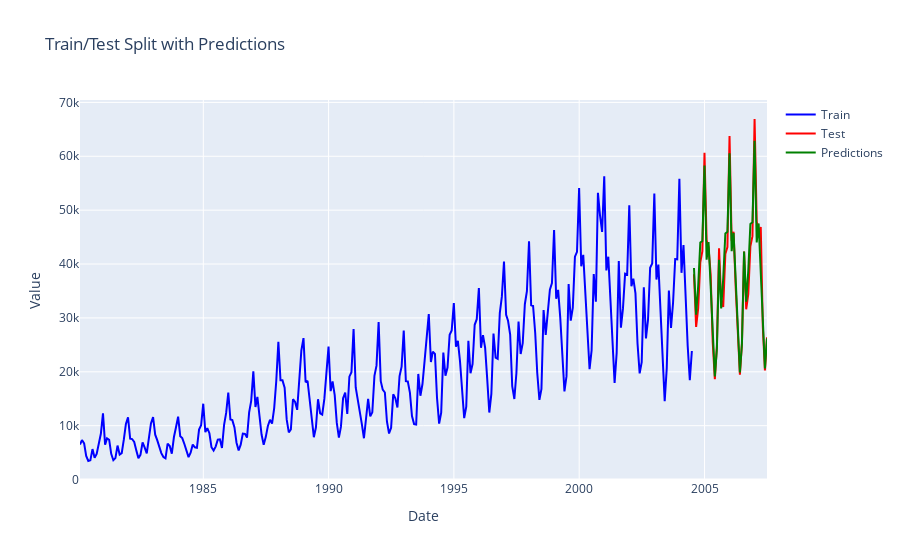

The notebook cell this image was saved under:
### Code cell
predicted_mean = model_fit.get_forecast(steps=HORIZON).predicted_mean.reset_index(drop=True)
predicted_mean = np.exp(predicted_mean)

predictions = pd.DataFrame({"date": test_data["date"], "value": predicted_mean.values})
fig = go.Figure()
fig.add_trace(
    go.Scatter(x=train_data["date"], y=train_data["value"], name="Train", line=dict(color="blue"))
)
fig.add_trace(
    go.Scatter(x=test_data["date"], y=test_data["value"], name="Test", line=dict(color="red"))
)
fig.add_trace(
    go.Scatter(
        x=predictions["date"], y=predictions["value"], name="Predictions", line=dict(color="green")
    )
)
fig.update_layout(
    title="Train/Test Split with Predictions", xaxis_title="Date", yaxis_title="Value"
)
fig.show()

mae = mean_absolute_error(test_data["value"], predictions["value"])
print(f"MAE: {mae}")

### Figure 1 — Plotly figure (JSON) as saved in the notebook; plotly's stock layout.template omitted (floating-point values rounded to 4 significant figures; data arrays with more than 128 entries replaced by an {"elided": "..."} marker saying what was removed)
{"data": [{"line": {"color": "blue"}, "name": "Train", "type": "scatter", "x": {"elided": "294 str values"}, "y": {"elided": "294 int values"}}, {"line": {"color": "red"}, "name": "Test", "type": "scatter", "x": ["2004-07-31", "2004-08-31", "2004-09-30", "2004-10-31", "2004-11-30", "2004-12-31", "2005-01-31", "2005-02-28", "2005-03-31", "2005-04-30", "2005-05-31", "2005-06-30", "2005-07-31", "2005-08-31", "2005-09-30", "2005-10-31", "2005-11-30", "2005-12-31", "2006-01-31", "2006-02-28", "2006-03-31", "2006-04-30", "2006-05-31", "2006-06-30", "2006-07-31", "2006-08-31", "2006-09-30", "2006-10-31", "2006-11-30", "2006-12-31", "2007-01-31", "2007-02-28", "2007-03-31", "2007-04-30", "2007-05-31", "2007-06-30"], "y": [38096, 28316, 31771, 40296, 42401, 60657, 44387, 43125, 38030, 25458, 18616, 24820, 42907, 33321, 32053, 41865, 43159, 63768, 44310, 45987, 35538, 28559, 19444, 25240, 42332, 31602, 34430, 43308, 45176, 66917, 47922, 45902, 46860, 28382, 20234, 26408]}, {"line": {"color": "green"}, "name": "Predictions", "type": "scatter", "x": ["2004-07-31", "2004-08-31", "2004-09-30", "2004-10-31", "2004-11-30", "2004-12-31", "2005-01-31", "2005-02-28", "2005-03-31", "2005-04-30", "2005-05-31", "2005-06-30", "2005-07-31", "2005-08-31", "2005-09-30", "2005-10-31", "2005-11-30", "2005-12-31", "2006-01-31", "2006-02-28", "2006-03-31", "2006-04-30", "2006-05-31", "2006-06-30", "2006-07-31", "2006-08-31", "2006-09-30", "2006-10-31", "2006-11-30", "2006-12-31", "2007-01-31", "2007-02-28", "2007-03-31", "2007-04-30", "2007-05-31", "2007-06-30"], "y": [39260.0, 30600.0, 35900.0, 43980.0, 44280.0, 58300.0, 40800.0, 44080.0, 35900.0, 26190.0, 19130.0, 24320.0, 40770.0, 31780.0, 37280.0, 45680.0, 45990.0, 60540.0, 42370.0, 45770.0, 37290.0, 27200.0, 19860.0, 25260.0, 42340.0, 33000.0, 38720.0, 47430.0, 47750.0, 62870.0, 44000.0, 47530.0, 38720.0, 28240.0, 20620.0, 26230.0]}], "layout": {"title": {"text": "Train/Test Split with Predictions"}, "xaxis": {"title": {"text": "Date"}}, "yaxis": {"title": {"text": "Value"}}}}
